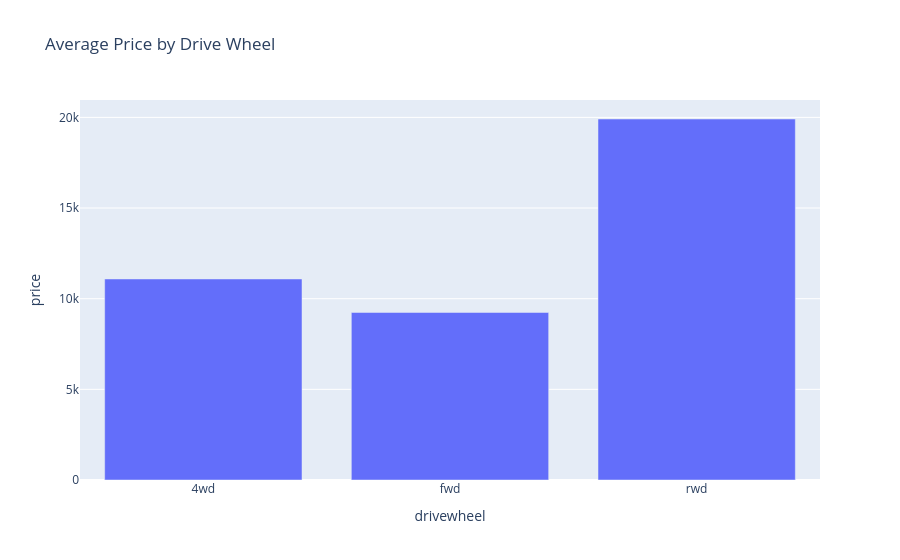

This figure's notebook cell:
### Markdown cell above
### Average Price by Drive Wheel.

This visualisation compares the car price across the different drive wheel types.

### Code cell
# calculate the average price for each drive wheel type.
# Code created with assistance from ChatgpT.
average_drivewheel_price = df.groupby('drivewheel')['price'].mean().reset_index()

# Create interactive bar chart
fig = px.bar(
    average_drivewheel_price,
    x='drivewheel',
    y='price',
    title='Average Price by Drive Wheel'
)
fig.show()

### Figure 1 — Plotly figure (JSON) as saved in the notebook; plotly's stock layout.template omitted (floating-point values rounded to 4 significant figures)
{"data": [{"alignmentgroup": "True", "hovertemplate": "drivewheel=%{x}<br>price=%{y}<extra></extra>", "legendgroup": "", "marker": {"color": "#636efa", "pattern": {"shape": ""}}, "name": "", "offsetgroup": "", "orientation": "v", "showlegend": false, "textposition": "auto", "type": "bar", "x": ["4wd", "fwd", "rwd"], "xaxis": "x", "y": [11090.0, 9239.0, 19910.0], "yaxis": "y"}], "layout": {"barmode": "relative", "legend": {"tracegroupgap": 0}, "title": {"text": "Average Price by Drive Wheel"}, "xaxis": {"anchor": "y", "domain": [0, 1], "title": {"text": "drivewheel"}}, "yaxis": {"anchor": "x", "domain": [0, 1], "title": {"text": "price"}}}}
